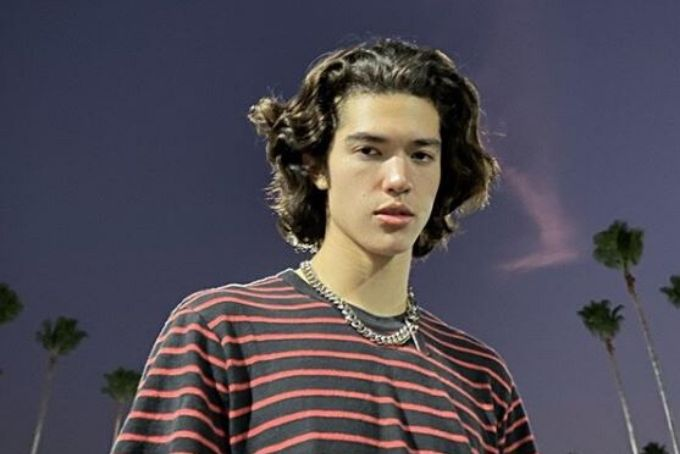
#> input picture conan1.jpeg, 680 x 454 px, found by its file name
$ python faceDetector.py
#> lines starting #> are read from the running program, lines starting #| are printed output that depends on the picture; after the words box and inside, x2 and y2 are one past the last pixel; in counts of white or black regions, pixels touching at a corner belong together
import cv2
# to import the image
img = cv2.imread("/Users/gunjan/Documents/pins/conan1.jpeg", 0)
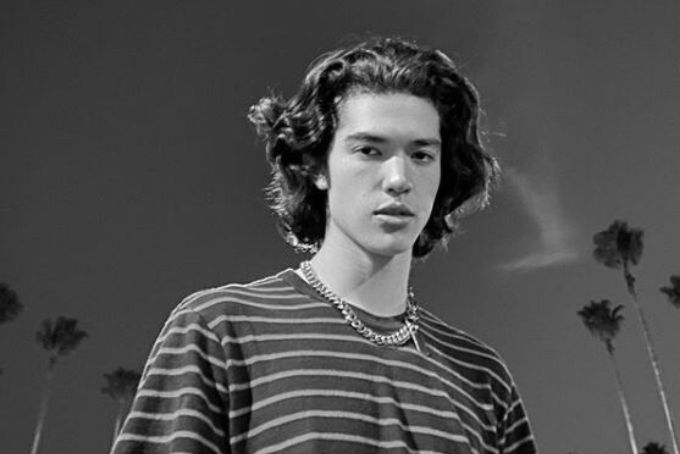
#> img: shape (454, 680); min 0, max 251, mean 77.9
face_cascade=cv2.CascadeClassifier("/Users/gunjan/Documents/abstruse/haarcascade_frontalface_default.xml")
img = cv2.imread("/Users/gunjan/Documents/pins/conan1.jpeg")
#> img is the input picture: shape (454, 680, 3); mean B, G, R 85, 75, 80.8
gray_img = cv2.cvtColor(img, cv2.COLOR_BGR2GRAY)
faces = face_cascade.detectMultiScale(gray_img, scaleFactor=1.05, minNeighbors=5)
#> faces = [[317, 93, 153, 153]]
print(faces)
#| [[317  93 153 153]]
for x,y,w,h in faces:
    img = cv2.rectangle (img, (x,y), (x+y, y+h), (0,255,0), 2)
#> this loop made 1 pass
#> pass 1, `img = cv2.rectangle (img, (x,y), (x+y, y+h), (0,255,0), 2)`:
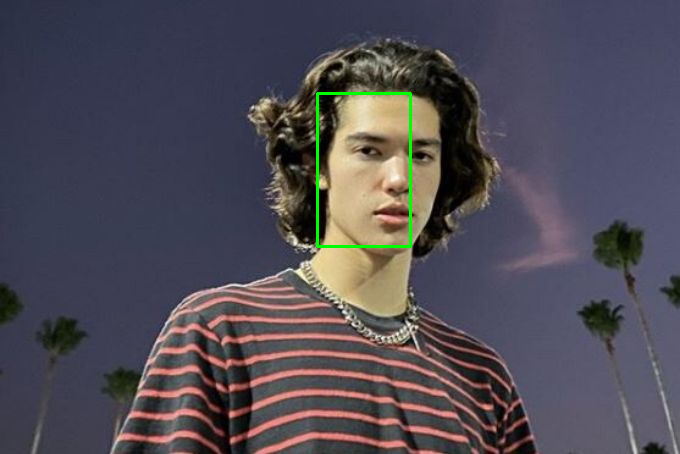
#> img: shape (454, 680, 3); 0.48% of pixels changed, all inside (x1, y1, x2, y2) = (316, 92, 412, 248)
cv2.imshow("Conan Gray", img)
cv2.waitKey(6000)
cv2.destroyAllWindows()
